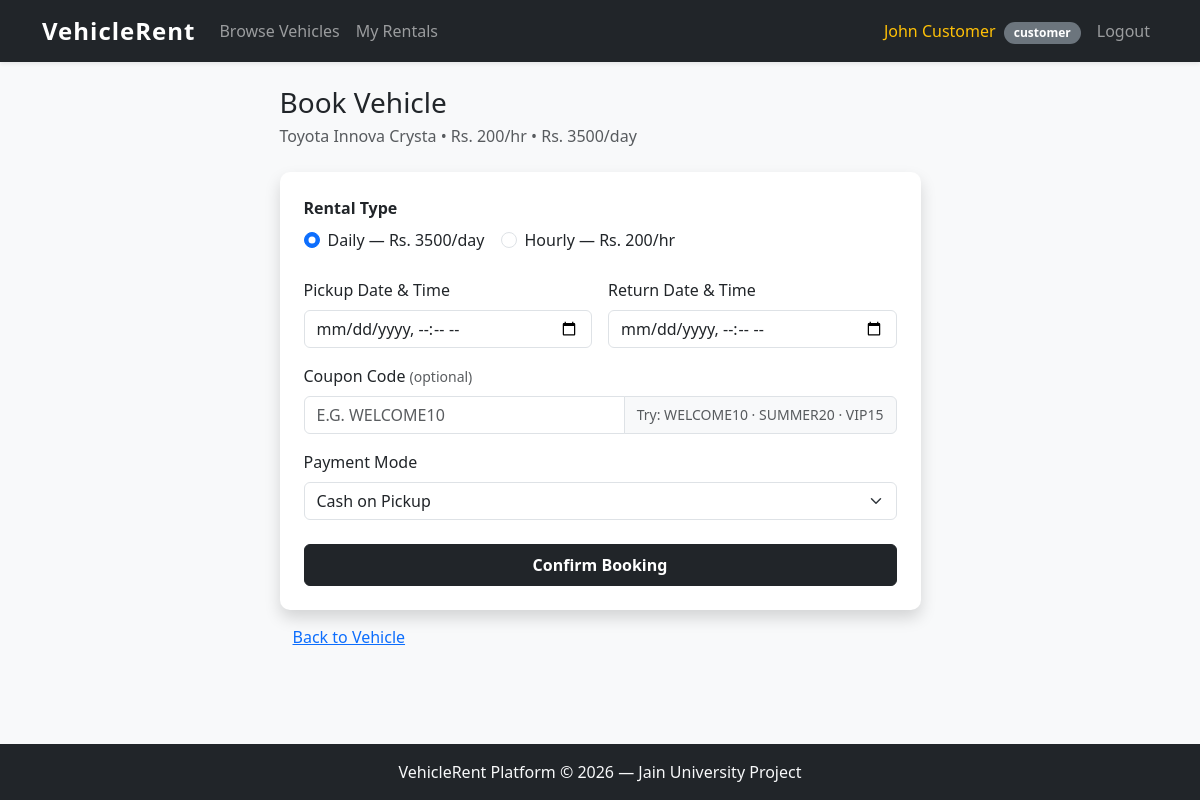
The app's page /book/1 (signed in) with its own data.
### tables this page shows
CREATE TABLE vehicles (
            id                   INTEGER PRIMARY KEY AUTOINCREMENT,
            type                 TEXT    NOT NULL,
            brand                TEXT    NOT NULL,
            model                TEXT    NOT NULL,
            fuel_type            TEXT    NOT NULL,
            seating_capacity     INTEGER NOT NULL,
            price_per_hour       REAL    NOT NULL,
            price_per_day        REAL    NOT NULL,
            availability_status  TEXT    NOT NULL DEFAULT 'available',
            registration_details TEXT,
            fitness_expiry       TEXT,
            insurance_expiry     TEXT,
            photo_path           TEXT
        );

### app.py (the view)
@app.api_route("/book/{vid}", methods=["GET", "POST"])
async def book_vehicle(request: Request, vid: int):
    if (r := _require_login(request)):
        return r
    if request.session.get("role") != "customer":
        _flash(request, "Only customers can book vehicles.", "danger")
        return RedirectResponse(url="/vehicles", status_code=302)
    db      = get_db()
    vehicle = db.execute("SELECT * FROM vehicles WHERE id = ?", (vid,)).fetchone()
    if not vehicle:
        _flash(request, "Vehicle not found.", "danger")
        db.close()
        return RedirectResponse(url="/vehicles", status_code=302)
    if vehicle["availability_status"] != "available":
        _flash(request, "This vehicle is currently not available.", "danger")
        db.close()
        return RedirectResponse(url="/vehicles", status_code=302)
    if request.method == "POST":
        form         = await request.form()
        start_str    = str(form.get("start_datetime", ""))
        end_str      = str(form.get("end_datetime", ""))
        payment_mode = str(form.get("payment_mode", "cash"))
        rental_type  = str(form.get("rental_type", "daily"))
        coupon_code  = str(form.get("coupon_code", "")).strip().upper()
        try:
            start_dt = datetime.strptime(start_str, "%Y-%m-%dT%H:%M")
            end_dt   = datetime.strptime(end_str,   "%Y-%m-%dT%H:%M")
        except ValueError:
            _flash(request, "Invalid date format.", "danger")
            db.close()
            return templates.TemplateResponse(request, "booking.html", ctx(request, vehicle=vehicle))
        if end_dt <= start_dt:
            _flash(request, "Return date/time must be after pickup.", "danger")
            db.close()
            return templates.TemplateResponse(request, "booking.html", ctx(request, vehicle=vehicle))
        discount_percent  = 0.0
        valid_coupon_code = ""
        if coupon_code:
            coupon = db.execute(
                "SELECT * FROM coupons WHERE code = ? AND is_active = 1", (coupon_code,)
            ).fetchone()
            if coupon:
                discount_percent  = coupon["discount_percent"]
                valid_coupon_code = coupon_code
                _flash(request, f'Coupon "{coupon_code}" applied — {discount_percent:.0f}% off!', "info")
            else:
                _flash(request, f'Coupon "{coupon_code}" is invalid or expired.', "warning")
        pricing_rules = db.execute("SELECT * FROM pricing_rules").fetchall()
        total_cost, duration_label, discount_amount = _calculate_cost(
            vehicle, start_dt, end_dt, pricing_rules, rental_type, discount_percent
        )
        cursor = db.execute(
            """INSERT INTO rental_bookings
               (customer_id, vehicle_id, rental_type, start_datetime, end_datetime,
                total_cost, coupon_code, discount_amount, payment_mode, payment_status, rental_status)
               VALUES (?, ?, ?, ?, ?, ?, ?, ?, ?, ?, ?)""",
            (request.session["user_id"], vid, rental_type, start_str, end_str,
             total_cost, valid_coupon_code, discount_amount,
             payment_mode, "pending", "booked"),
        )
        booking_id = cursor.lastrowid
        db.execute('UPDATE vehicles SET availability_status = "rented" WHERE id = ?', (vid,))
        db.commit()
        db.close()
        _flash(request, f"Booking confirmed! {duration_label} — Total: Rs.{total_cost:.2f}", "success")
        return RedirectResponse(url=f"/payment/{booking_id}", status_code=302)
    db.close()
    return templates.TemplateResponse(request, "booking.html", ctx(request, vehicle=vehicle))

### templates/booking.html (shortened to what this page needs)
{% extends "base.html" %}
{% block content %}
<div class="row justify-content-center">
  <div class="col-md-7">
    <h3 class="mb-1">Book Vehicle</h3>
    <p class="text-muted mb-4">
      {{ vehicle.brand }} {{ vehicle.model }} &bull;
      Rs. {{ "%.0f"|format(vehicle.price_per_hour) }}/hr &bull;
      Rs. {{ "%.0f"|format(vehicle.price_per_day) }}/day
    </p>
    <div class="card shadow">
      <div class="card-body p-4">
        <form method="POST" action="{{ url_for('book_vehicle', vid=vehicle.id) }}" id="bookingForm">
          <div class="mb-4">
            <label class="form-label fw-semibold">Rental Type</label>
            <div class="d-flex gap-3">
              <div class="form-check">
                <input class="form-check-input" type="radio" name="rental_type"
                       id="typeDaily" value="daily" checked>
                <label class="form-check-label" for="typeDaily">
                  Daily — Rs. {{ "%.0f"|format(vehicle.price_per_day) }}/day
                </label>
              </div>
              <div class="form-check">
                <input class="form-check-input" type="radio" name="rental_type"
                       id="typeHourly" value="hourly">
                <label class="form-check-label" for="typeHourly">
                  Hourly — Rs. {{ "%.0f"|format(vehicle.price_per_hour) }}/hr
                </label>
              </div>
            </div>
          </div>
          <div class="row g-3 mb-3">
            <div class="col-md-6">
              <label class="form-label">Pickup Date &amp; Time</label>
              <input type="datetime-local" name="start_datetime" id="startDt"
                     class="form-control" required>
            </div>
            <div class="col-md-6">
              <label class="form-label">Return Date &amp; Time</label>
              <input type="datetime-local" name="end_datetime" id="endDt"
                     class="form-control" required>
            </div>
          </div>
          <div class="mb-3">
            <label class="form-label">Coupon Code <span class="text-muted small">(optional)</span></label>
            <div class="input-group">
              <input type="text" name="coupon_code" id="couponInput"
                     class="form-control text-uppercase" placeholder="e.g. WELCOME10"
                     style="text-transform:uppercase">
              <span class="input-group-text">
                <small class="text-muted">Try: WELCOME10 · SUMMER20 · VIP15</small>
              </span>
            </div>
          </div>
          <div class="mb-4">
            <label class="form-label">Payment Mode</label>
            <select name="payment_mode" class="form-select" required>
              <option value="cash">Cash on Pickup</option>
            </select>
          </div>
          <button type="submit" class="btn btn-dark w-100 py-2 fw-semibold">
            Confirm Booking
          </button>
        </form>
      </div>
    </div>
    <a href="{{ url_for('vehicle_detail', vid=vehicle.id) }}" class="btn btn-link mt-2">
      Back to Vehicle
    </a>
  </div>
</div>
{% endblock %}

### static/css/style.css (style rules this page uses)
body { background-color: #f8f9fa; font-family: 'Segoe UI', Tahoma, Geneva, Verdana, sans-serif; min-height: 100vh; display: flex; flex-direction: column; }
.card { border: none; border-radius: 10px; }

### records on screen
vehicles: brand "Toyota", model "Innova Crysta", price_per_hour "200", price_per_day "3500"

### other values on screen
{{ session.name }} "John Customer"
{{ session.role }} "customer"
